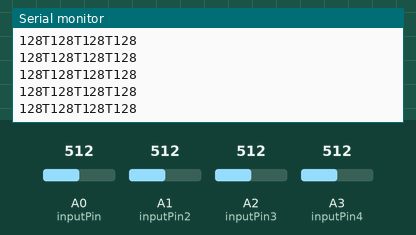
This sketch was run on a simulated Arduino Uno, built with avr-gcc and run on an emulated ATmega328P. On the bench: the last lines printed to the serial monitor. Inputs (shaded band) come from the test bench; at power-on: A0 (inputPin) = 512, A1 (inputPin2) = 512, A2 (inputPin3) = 512, A3 (inputPin4) = 512.

Above: at 5.7 s.
5.8 s: A0 (inputPin) set to 43
At 5.87 s:
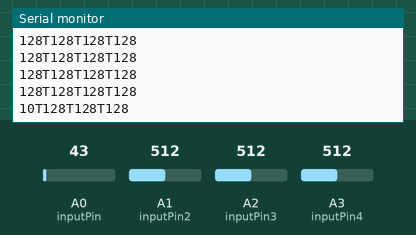
8.8 s: A0 (inputPin) set to 37
At 8.8 s:
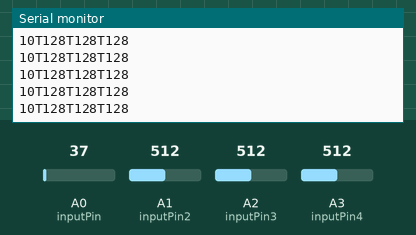
Timing chart, 0 to 11.8 s (numbered marks = the images above; inputs shaded):
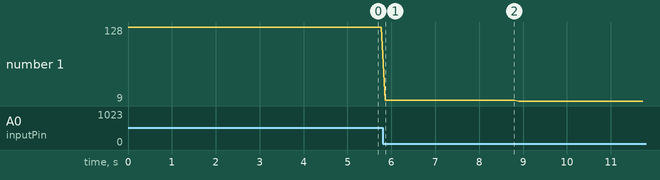

Measured:
- after the input at 5.8 s, the serial monitor: prints a new line after 0.06 s (image 1)
- plotted number 1: 128 → 10 after the input at 5.8 s, 10 → 9 after the input at 8.8 s

The sketch:

sketch_pongPara4.ino
```cpp
//sensores analogos

int sensorValue; //este es el potenciometro 1
int sensorValue2; //este es el potenciometro 2
int sensorValue3; //3
int sensorValue4; //4
int inputPin = A0;
int inputPin2 = A1;
int inputPin3 = A2;
int inputPin4 = A3;


void setup()
{
  Serial.begin(9600);
}

void loop()
{
  //al dividirlo entre 4 me bota datos de 0-255 y no de 0-1023 ke es lo normal


  sensorValue = analogRead(inputPin)/4; //divido el primero

  sensorValue2 = analogRead(inputPin2)/4; //divido el segundo

  sensorValue3 = analogRead(inputPin3)/4; //divido el tercero

  sensorValue4 = analogRead(inputPin4)/4; //divido el cuarto

  //imprimo el dato en consola DEC para poderlo ver yo, Byte para la makina, solo se imprime cuando no se este usando serial.write
  Serial.print(sensorValue);
  Serial.print("T");
  Serial.print(sensorValue2);
  Serial.print("T");
  Serial.print(sensorValue3);
  Serial.print("T");
  Serial.print(sensorValue4);
  Serial.println();


  // enviar el dato, no se debe usar cuando se use serial.print
  //SERIAL WRITE LE ENVIA DATOS
  //Serial.write(sensorValue);

  //cada 100 me envia el dato
  delay(100);
}
```
